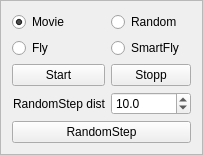
      <widget class="QFrame" name="frame_3">
       <property name="sizePolicy">
        <sizepolicy hsizetype="Preferred" vsizetype="Maximum">
         <horstretch>0</horstretch>
         <verstretch>0</verstretch>
        </sizepolicy>
       </property>
       <property name="palette">
        <palette>
         <active/>
         <inactive/>
         <disabled/>
        </palette>
       </property>
       <property name="frameShape">
        <enum>QFrame::StyledPanel</enum>
       </property>
       <property name="frameShadow">
        <enum>QFrame::Raised</enum>
       </property>
       <layout class="QGridLayout" name="gridLayout_6">
        <item row="2" column="1">
         <widget class="QRadioButton" name="radio_smart_fly">
          <property name="text">
           <string>SmartFly</string>
          </property>
         </widget>
        </item>
        <item row="5" column="0" colspan="2">
         <widget class="QPushButton" name="pushButton_randomStep">
          <property name="text">
           <string>RandomStep</string>
          </property>
         </widget>
        </item>
        <item row="0" column="1">
         <widget class="QRadioButton" name="radio_random">
          <property name="enabled">
           <bool>true</bool>
          </property>
          <property name="text">
           <string>Random</string>
          </property>
         </widget>
        </item>
        <item row="2" column="0">
         <widget class="QRadioButton" name="radio_fly">
          <property name="text">
           <string>Fly</string>
          </property>
         </widget>
        </item>
        <item row="0" column="0">
         <widget class="QRadioButton" name="radio_movie">
          <property name="text">
           <string>Movie</string>
          </property>
          <property name="checked">
           <bool>true</bool>
          </property>
         </widget>
        </item>
        <item row="3" column="0">
         <widget class="QPushButton" name="button_start">
          <property name="enabled">
           <bool>true</bool>
          </property>
          <property name="text">
           <string>Start</string>
          </property>
         </widget>
        </item>
        <item row="3" column="1">
         <widget class="QPushButton" name="button_stop">
          <property name="enabled">
           <bool>true</bool>
          </property>
          <property name="text">
           <string>Stopp</string>
          </property>
         </widget>
        </item>
        <item row="4" column="0">
         <widget class="QLabel" name="label_10">
          <property name="text">
           <string>RandomStep dist</string>
          </property>
          <property name="alignment">
           <set>Qt::AlignRight|Qt::AlignTrailing|Qt::AlignVCenter</set>
          </property>
         </widget>
        </item>
        <item row="4" column="1">
         <widget class="QDoubleSpinBox" name="doubleSpinBox_randomStepDist">
          <property name="decimals">
           <number>1</number>
          </property>
          <property name="maximum">
           <double>50.000000000000000</double>
          </property>
          <property name="value">
           <double>10.000000000000000</double>
          </property>
         </widget>
        </item>
       </layout>
      </widget>
